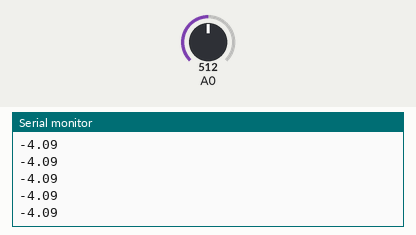
Simulated run of this sketch. Board: Arduino Uno, built with avr-gcc and run on an emulated ATmega328P. Parts: the last lines printed to the serial monitor. The inputs (shaded band) are chosen by the test bench; at power-on: A0 = 512.

Above: at 1.2 s.
1.3 s: A0 set to 716
At 1.31 s:
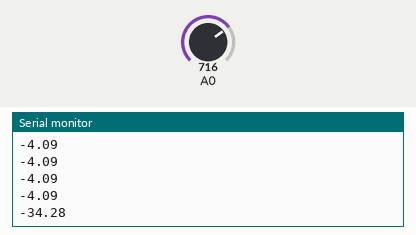
2.8 s: A0 set to 900
At 2.82 s:
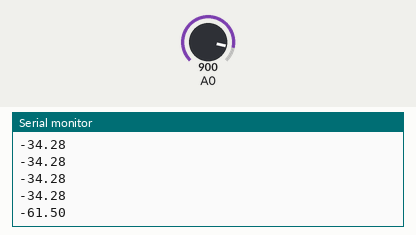
Timing chart, 0 to 5.8 s (numbered marks = the images above; inputs shaded):
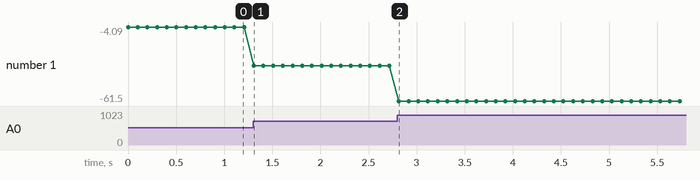

Measured:
- after the input at 1.3 s, the serial monitor: prints a new line at once (image 1)
- after the input at 2.8 s, the serial monitor: prints a new line at once (image 2)
- plotted number 1: -4.09 → -34.28 after the input at 1.3 s, -34.28 → -61.5 after the input at 2.8 s

The sketch:

arudiono.ino
```cpp
//転送レートを9600に設定する
void setup() {
Serial.begin(9600);
}

//距離を取り続ける
void loop() {

//センサの値(電圧)を読み取る
int value = analogRead(A0);

//センサの値(電圧)をcmに変換する。
float V_out = (float)value * 5 / 1024;
float distance = (V_out - 0.55)/0.033;
float distance2 = 55 - distance;

//値を転送
Serial.println(distance2);
//0.1秒おきに転送
delay(100);
}
```
